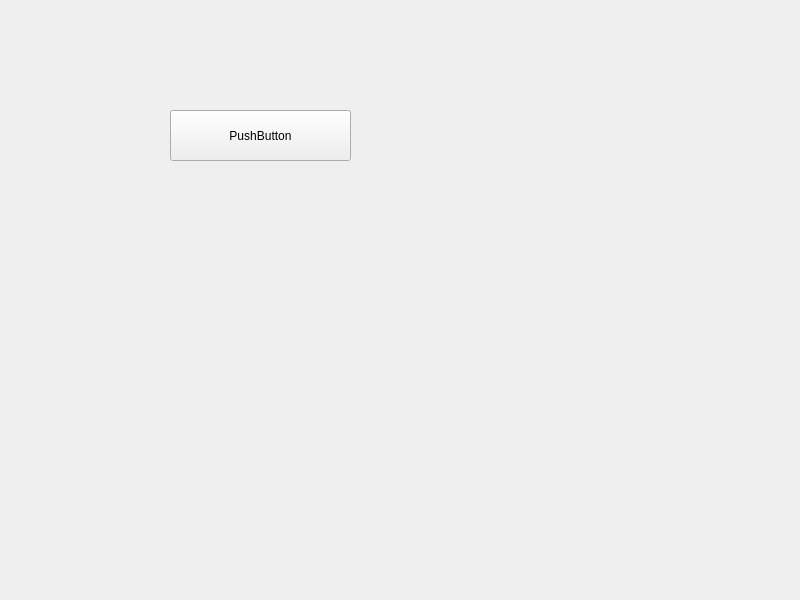
<?xml version="1.0" encoding="UTF-8"?>
<ui version="4.0">
 <class>Widget</class>
 <widget class="QWidget" name="Widget">
  <property name="geometry">
   <rect>
    <x>0</x>
    <y>0</y>
    <width>800</width>
    <height>600</height>
   </rect>
  </property>
  <property name="windowTitle">
   <string>Widget</string>
  </property>
  <widget class="QPushButton" name="pushButton">
   <property name="geometry">
    <rect>
     <x>170</x>
     <y>110</y>
     <width>181</width>
     <height>51</height>
    </rect>
   </property>
   <property name="text">
    <string>PushButton</string>
   </property>
  </widget>
 </widget>
 <resources/>
 <connections/>
</ui>
